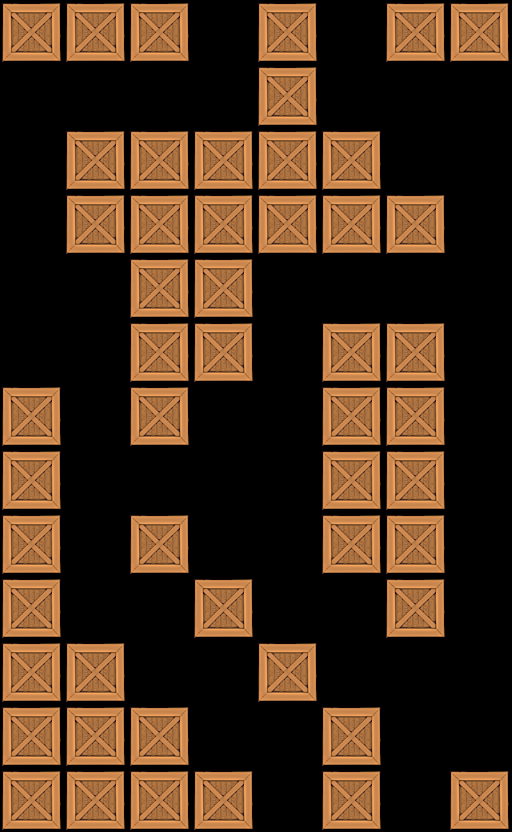

This game map was drawn from its Tiled (.tmx) file and the tilesets committed beside it. A one-line description and the trimmed map source follow:
An orthogonal 8x13 tile map with 64x64 px tiles, 1 tile layer (Tile Layer 1).

<map version="1.0" orientation="orthogonal" width="8" height="13" tilewidth="64" tileheight="64">
 <tileset firstgid="1" name="crate" tilewidth="64" tileheight="64">
  <image source="../../crate5.png" width="64" height="64" />
 </tileset>
 <layer name="Tile Layer 1" width="8" height="13">
  <data>[104 cells, 51 non-empty, 1 distinct tile ids]</data>
 </layer>
</map>
